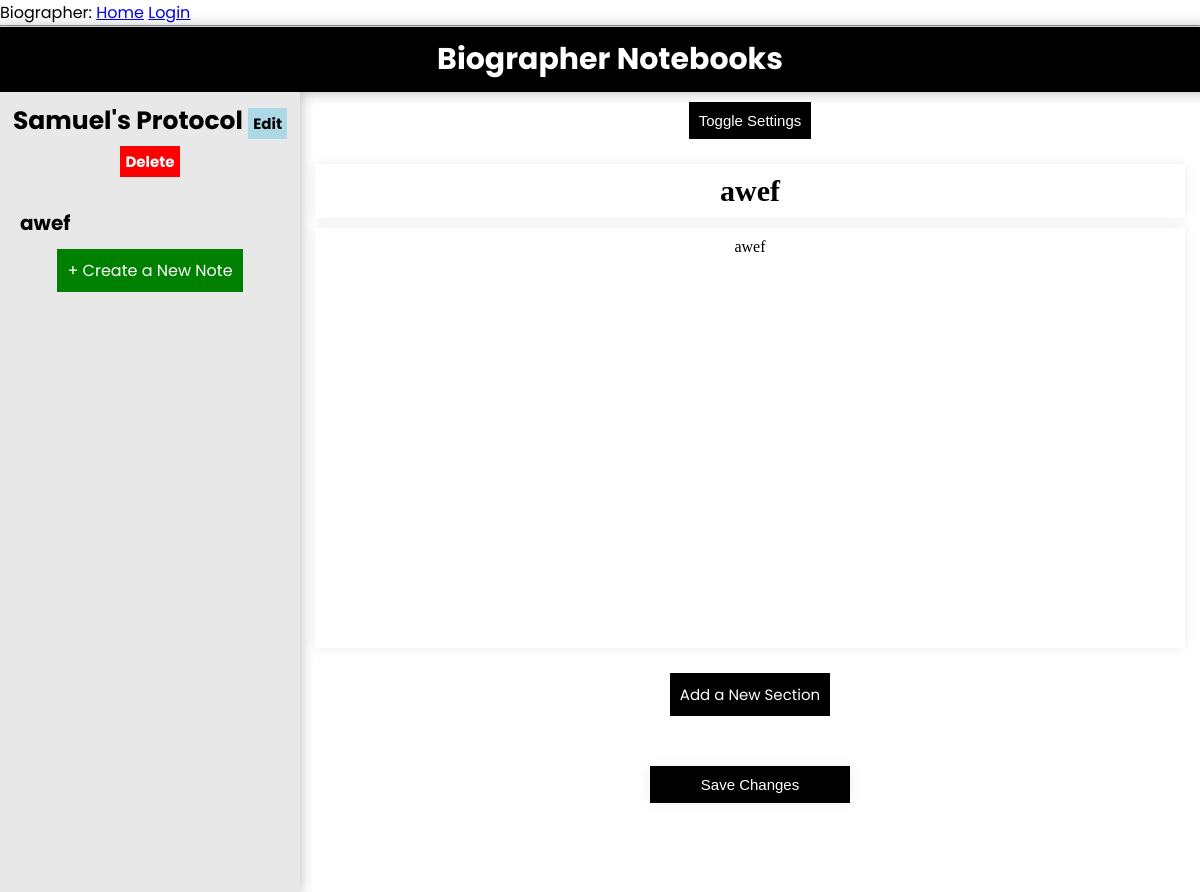
Page /notebooks/1/note/1 on the committed database.
### app/notes/routes.py (models this page shows)
class Notebook(db.Model):
    id = db.Column(db.Integer, primary_key=True)
    name = db.Column(db.String(100), default="My Notebook")
    password = db.Column(db.String(100), default=None)
    last_modified = db.Column(db.DateTime, default=datetime.datetime.today())

class Notes(db.Model):
    id = db.Column(db.Integer, primary_key=True)
    name = db.Column(db.String(25), default="New Note")
    content = db.Column(db.Text, default=" ")
    notes_notebook = db.Column(db.Integer, nullable=False)
    last_modified = db.Column(db.DateTime, default=datetime.datetime.today())
    font = db.Column(db.String(25))
    color = db.Column(db.String(6))

### app/notes/routes.py (the view, shortened to what this page needs)
@bp.route("/notebooks/<int:notebook_id>/note/<int:note_id>", methods=["GET", "POST"])
def open_note(notebook_id, note_id):
    return render_template("tools/notes/open.html", notes=Notes.query.filter(Notes.notes_notebook == notebook_id),
                           notebook=Notebook.query.get(notebook_id), open=True, opened=Notes.query.get(note_id),
                           sections=Section.query.filter_by(note_id=note_id))

### app/main/routes.py (called while the page is built)
@bp.before_app_request
def before_request():
    if current_user.is_authenticated:
        current_user.last_seen = datetime.now(timezone.utc)
        db.session.commit()

### app/templates/tools/notes/open.html (shortened to what this page needs)
{% extends "tools/notes/base.html" %}
{% block side %}
<h1>
    {{notebook.name}}
    <a href="/notebooks/{{notebook.id}}/edit" class="option">Edit</a>
    <a href="/notebooks/{{notebook.id}}/delete" class="option danger">Delete</a>
</h1>
{%for note in notes%}
<div class="note" id="div-note{{note.id}}">
    <a href="/notebooks/{{notebook.id}}/note/{{note.id}}" class="a">
        <h1 class="note-h1">{{note.name}}</h1>
    </a>
</div>
{%endfor%}
<a href="/notebooks/{{notebook.id}}/note/create" class="buttonlike">+ Create a New Note</a><br><br>
{% endblock %}
{% block main %}
{% if open %}
<form action="/notebooks/{{notebook.id}}/note/{{opened.id}}" method="post">
    <button onclick="toggleSettings()" type="button">Toggle Settings</button>
    <br>
    <input type="text" id="title" class="title-field" name="title" value="{{opened.name}}"></input>
    <p id="content" contenteditable="True" class="content">{{opened.content}}</p><br>
    <a class="button" href="/notebook/{{notebook.id}}/note/{{opened.id}}/section/create">Add a New Section</a>
    <br>
    <br><input type="submit" value="Save Changes">
</form>
{%else%}
<h1 id="title">Open a Note Page or Make a New One</h1>
{% endif %}
</div>
{% endblock %}

### app/static/css/notes.css (style rules this page uses)
* { margin: 0; padding: 0; }
:root { --main-color:black; --main-text-color:white; --accent-color:#e8e8e8; --accent-text-color:black; --box-shadow: 0 0 13px rgba(0, 0, 0, 0.30); --box-shadow-light: 0 0 13px rgba(0, 0, 0, 0.075); --note-font: Arial, Helvetica, sans-serif; --note-color:black; }
body { display: flex; flex-direction: column; max-width: 100vw; width: 100vw; min-height: 100vh; word-wrap: break-word; overflow-x: hidden; font-family: "Poppins", Helvetica, sans-serif; }
.main *, .sidebar * { padding: 10px; }
.main h1, .sidebar h1 { font-size: 25px; }
form { display: flex; flex-direction: column; align-items: center; text-align: center; }
input, textarea { display: block; font-family: sans-serif; margin-bottom: 10px; width: 200px; padding: 10px; border: none; box-shadow: var(--box-shadow-light); }
input[type=submit], button, .button { border: none; background-color: var(--main-color); color: var(--main-text-color); text-decoration: none !important; font-size: 15px; }
.a, .contextmenu a { font-family: "Poppins", Helvetica, sans-serif; padding: 0; text-align: left; text-decoration: none; color: black; background: none; }
.notebook a h1, .note a h1 { font-size: 20px; }
.buttonlike { background-color: green; text-decoration: none; color: white; }
.danger { background-color: red !important; color: white !important; }
.content { box-shadow: var(--box-shadow-light); width: 850px; margin: auto; min-height: 50vh; word-wrap: break-word; font-family: var(--note-font); }
.title-field { font-size: 30px; width: 850px; text-align: center; font-family: var(--note-font); color: var(--note-color); font-weight: bolder; }
.option { font-size: 15px; text-decoration: none; background-color: lightblue; padding: 5px; color: black; }

### rows in the picture
Notebook: name "Samuel's Protocol"
Notes: name "awef", title "awef", content "awef"
